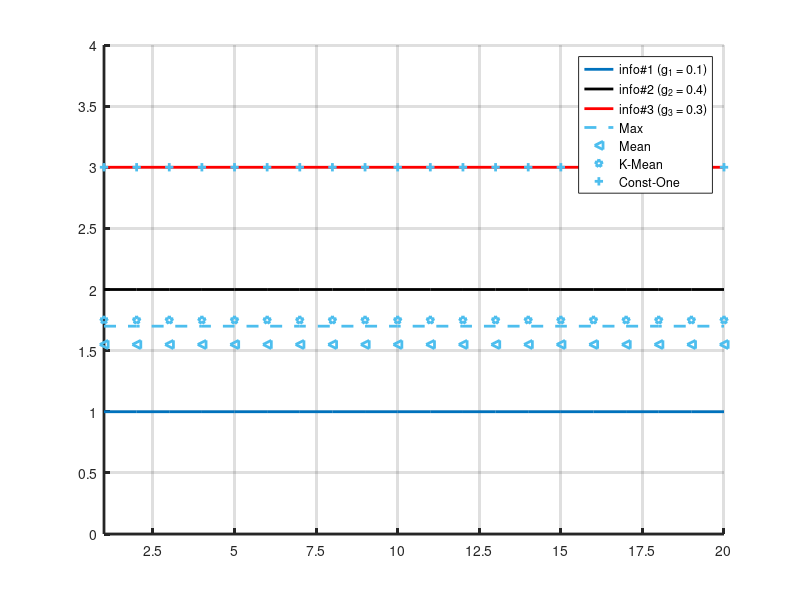
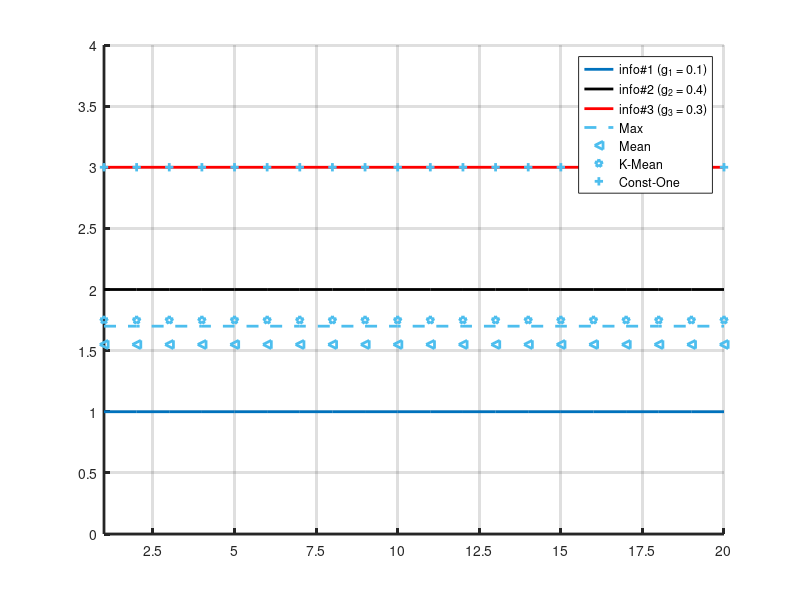

MATLAB code to generate these figures, in order:
clc, close all, clear
a = ones(1, 20);
b = ones(1, 20) * 2;
c = ones(1, 20) * 3;
m = [0.1, 0.4, 0.3];

figure('units','normalized','outerposition',[0 0 1 1])
set(gcf, 'Visible', 'off')
m_ = {'-','--','*','x','+','-.','^','v','>','<','p','h'};
set(gca, 'LineStyleOrder',m_, 'NextPlot','replacechildren', 'LineWidth', 2)
grid on, ylim([0, 4]), xlim([1, length(a)]);
set(gca, 'Xtick', 0:20/8:10000)
set(gca, 'Ytick', 0:.5:10000)
set(gca, 'LineWidth', 2);
hold on;

plot(a, 'LineWidth', 2);
plot(b, 'k', 'LineWidth', 2);
plot(c, 'r', 'LineWidth', 2);
% max
plot((a - 0) * 1 + (b - a) * max(m(1:2)) + (c - b) * m(3), '--', 'Color', [0.3010    0.7450    0.9330], 'LineWidth', 2);
% mean
plot((a - 0) * 1 + (b - a) * mean(m(1:2)) + (c - b) * m(3), '<', 'Color', [0.3010    0.7450    0.9330], 'LineWidth', 2);
% k-mean
plot((a - 0) * 1 + (b - a) * (2 * max(m(1:2)) + min(m(1:2))) / 2 + (c - b) * m(3), 'p', 'Color', [0.3010    0.7450    0.9330], 'LineWidth', 2);
% const-one
plot((a - 0) * 1 + (b - a) * 1 + (c - b) * 1, '+', 'Color', [0.3010    0.7450    0.9330], 'LineWidth', 2);

legend('info#1 (g_1 = 0.1)', 'info#2 (g_2 = 0.4)', 'info#3 (g_3 = 0.3)', 'Max', 'Mean', 'K-Mean', 'Const-One')
savefig('fci.fig')
print('fci.png', '-r300', '-dpng')